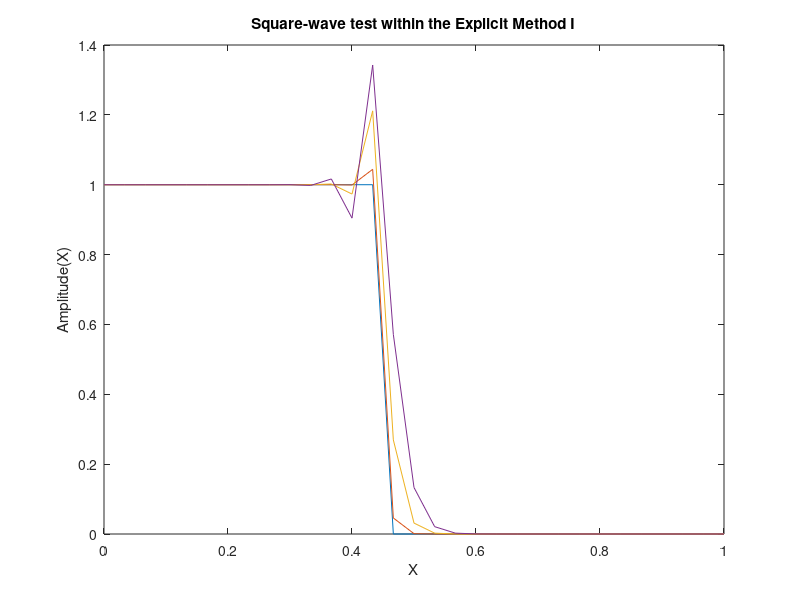

Recreate this plot in MATLAB.
 % Matlab Program 3: Square-wave Test for the Explicit Method to solve
% the Advection Equation
clear;
% Parameters to define the advection equation and the range in space and
% time
Lmax = 1.0; % Maximum length
Tmax = 1.; % Maximum time
c = 1.0; % Advection velocity
% Parameters needed to solve the equation within the explicit method
maxt = 3000; % Number of time steps
dt = Tmax/maxt;
n = 30; % Number of space steps
nint=15; % The wave-front: intermediate point from which u=0
dx = Lmax/n;
b = c*dt/(2.*dx);
% Initial value of the function u (amplitude of the wave)
for i = 1:(n+1)
if i < nint
u(i,1)=1.;
else
u(i,1)=0.;
end
x(i) =(i-1)*dx;
end
% Value of the amplitude at the boundary
for k=1:maxt+1
u(1,k) = 1.;
u(n+1,k) = 0.;
time(k) = (k-1)*dt;
end
% Implementation of the explicit method
for k=1:maxt % Time loop
for i=2:n % Space loop
u(i,k+1) =u(i,k)-b*(u(i+1,k)-u(i-1,k));
end
end
% Graphical representation of the wave at different selected times
plot(x,u(:,1),'-',x,u(:,10),'-',x,u(:,50),'-',x,u(:,100),'-')
title('Square-wave test within the Explicit Method I')
xlabel('X')
ylabel('Amplitude(X)')